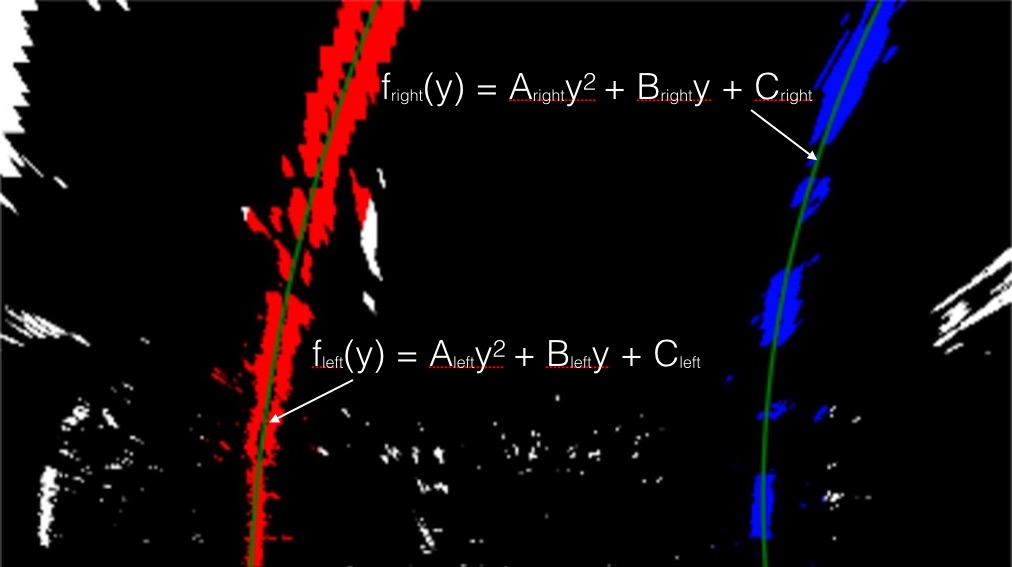
#> input picture examples/color_fit_lines.jpg, 1012 x 567 px, given in place of project_video.mp4, which was not available
$ jupyter execute '(experimental) Step7 movie .ipynb'   (shell and % lines are left out)   (older library calls are emulated)
#> lines starting #> are read from the running program, lines starting #| are printed output that depends on the picture; after the words box and inside, x2 and y2 are one past the last pixel; in counts of white or black regions, pixels touching at a corner belong together; pictures that were not available may be replaced by others from this repository, and a replacement may not be noted
### utils.py
import cv2
import json
import glob
import pickle
import numpy as np
import matplotlib.pyplot as plt
import matplotlib.image as mpimg
from tqdm import tqdm


# [42 lines left out: functions plot_all_images, undistort_and_save_image, not called in this run]


def sobel_filter(sobel):
    """
    apply normalization for image applying sobel filter

    args:
        sobel(ndarray): 2-dim image array
    """

    abs_sobel = np.absolute(sobel)
    normalized_sobel= np.uint8(255 * abs_sobel / np.max(abs_sobel))
    return normalized_sobel


def apply_threshholding(gray, thresh_min=0, thresh_max=255):
    """
    create binary image based on two threshhold value toward gray scale image.

    args:
        gray(ndarray): 2-dim ndarray
        thresh_min(int): threshhold value for minimum activation
        thresh_max(int): threshhold value for maximum activation
    """

    binary = np.zeros_like(gray)
    binary[(gray >= thresh_min) & (gray <= thresh_max)] = 1
    return binary


def get_hsv_color_range(hsv, lower, upper):
    """
    get selected image between lower and upper hsv color range

    args:
        hsv: 3-dim OpenCV format image of HSV
        lower: lowest value of hsv
        upper: highest value of hsv
    """

    if (type(lower) == list) or (type(upper) == list):
        lower = np.array(lower)
        upper = np.array(upper)

    frame_mask = cv2.inRange(hsv, lower, upper)
    dst = cv2.bitwise_and(hsv, hsv, mask=frame_mask)
    return dst


def gradient_magnitude(sobelx, sobely):
    """
    get the magnitude of gradients of sobel filter for both x and y direction

    args:
        sobelx(ndarray): normalized 2-dim image after applying x direction sobel filter
        sobely(ndarray): normalized 2-dim image after applying y direction sobel filter
    """

    gradmag = np.sqrt(sobelx**2 + sobely**2)
    scale_factor = np.max(gradmag) / 255
    gradmag = (gradmag / scale_factor).astype(np.uint8)
    return gradmag


def get_binary_mask_from_image(img, cfg):

    # convert BGR to Gray scale for gradient calculation
    gray = cv2.cvtColor(img, cv2.COLOR_BGR2GRAY)

    # sobel filter
    sobelx = cv2.Sobel(gray, cv2.CV_64F, 1, 0, ksize=3)
    sobely = cv2.Sobel(gray, cv2.CV_64F, 0, 1, ksize=3)
    sobel_mag = gradient_magnitude(sobelx, sobely)

    sobelx_norm = sobel_filter(sobelx)
    sobely_norm = sobel_filter(sobely)

    sx_binary = apply_threshholding(sobelx_norm, cfg['sobelx']['min'], cfg['sobelx']['max'])
    sy_binary = apply_threshholding(sobely_norm, cfg['sobely']['min'], cfg['sobely']['max'])
    smag_binary = apply_threshholding(sobel_mag, cfg['sobelmag']['min'], cfg['sobelmag']['max'])

    # COLOR(HLS) Threshholding
    img_hls = cv2.cvtColor(img, cv2.COLOR_BGR2HLS)
    hls_sch_binary = apply_threshholding(img_hls[:, :, 2], cfg['hls']['min'], cfg['hls']['max'])

    # COLOR(HSV) Threshholding
    img_hsv = cv2.cvtColor(img, cv2.COLOR_BGR2HSV)
    hsv_binary = get_hsv_color_range(img_hsv,
                                     cfg['hsv']['color_range_min'],
                                     cfg['hsv']['color_range_max'])
    hsv_range_binary = apply_threshholding(hsv_binary[:, :, 2], cfg['hsv']['min'], cfg['hsv']['max'])

    # get binary mask
    binary = np.zeros_like(hsv_range_binary)
    binary[((sx_binary == 1) & (sy_binary == 1) & (smag_binary == 1)) |
           (hls_sch_binary == 1) |
           (hsv_range_binary == 1)] = 1

    return binary


def get_leftx_rightx_base(binary):

    # get bottom_half position
    bottom_half = binary[binary.shape[0] // 2:, :]

    # get histogram along y-axis
    histogram = np.sum(bottom_half, axis=0)

    # get x-axis position of both lane line
    midpoint = int(binary.shape[1] // 2)
    leftx_base = np.argmax(histogram[:midpoint])
    rightx_base = np.argmax(histogram[midpoint:]) + midpoint

    return leftx_base, rightx_base


def get_left_right_lane_xy(binary, leftx_base, rightx_base):

    height, width = binary.shape

    nwindows = 9
    margin = 100
    minpix = 50
    window_height = np.int(binary.shape[0] // nwindows)

    leftx_current = leftx_base
    rightx_current = rightx_base

    nonzero = binary.nonzero()
    nonzeroy = nonzero[0]
    nonzerox = nonzero[1]

    left_lane_inds = []
    right_lane_inds = []

    for window in range(nwindows):

        win_y_low  = height - (window + 1) * window_height
        win_y_high = height - window       * window_height

        win_xleft_low   = leftx_current  - margin
        win_xleft_high  = leftx_current  + margin
        win_xright_low  = rightx_current - margin
        win_xright_high = rightx_current + margin

        # get y-axis index of lane line pixel
        good_left_inds = ((nonzeroy >= win_y_low) &
                          (nonzeroy <= win_y_high) &
                          (nonzerox >= win_xleft_low) &
                          (nonzerox <= win_xleft_high)).nonzero()[0]
        good_right_inds = ((nonzeroy >= win_y_low) &
                           (nonzeroy <= win_y_high) &
                           (nonzerox >= win_xright_low) &
                           (nonzerox <= win_xright_high)).nonzero()[0]

        if len(good_left_inds) > minpix:
            leftx_current = np.int(np.mean(nonzerox[good_left_inds]))
        if len(good_right_inds) > minpix:
            rightx_current = np.int(np.mean(nonzerox[good_right_inds]))

        left_lane_inds.append(good_left_inds)
        right_lane_inds.append(good_right_inds)

    left_lane_inds = np.concatenate(left_lane_inds)
    right_lane_inds = np.concatenate(right_lane_inds)

    leftx = nonzerox[left_lane_inds]
    lefty = nonzeroy[left_lane_inds]
    rightx = nonzerox[right_lane_inds]
    righty = nonzeroy[right_lane_inds]

    return leftx, lefty, rightx, righty


def get_lane_line_coefficients(leftx, lefty, rightx, righty):

    left_fit = np.polyfit(lefty, leftx, 2)
    right_fit = np.polyfit(righty, rightx, 2)

    return left_fit, right_fit


def get_lane_line_position(height, left_fit, right_fit):

    ploty = np.linspace(0, height-1, height)

    left_fitx = left_fit[0]*ploty**2 + left_fit[1]*ploty + left_fit[2]
    right_fitx = right_fit[0]*ploty**2 + right_fit[1]*ploty + right_fit[2]

    return left_fitx, right_fitx, ploty


def get_lane_pts_for_fillPoly(left_fitx, right_fitx, ploty):
    left_lane_pts  = np.array([left_fitx[::-1], ploty[::-1]]).T
    right_lane_pts = np.array([right_fitx, ploty]).T

    lane_pts = np.vstack((left_lane_pts, right_lane_pts))

    return lane_pts


def get_lane_rectangle_image(binary, lane_pts):

    out_binary = np.zeros_like(binary)
    out_img = np.dstack((out_binary, out_binary, out_binary)) * 255

    cv2.fillPoly(out_img, np.int_([lane_pts]), (0, 255, 0))

    return out_img


def weighted_img(img, initial_img, α=0.8, β=1., γ=0.):

    return cv2.addWeighted(initial_img, α, img, β, γ)


def get_lane_curvature(left_fit, right_fit, ploty):

    ym_per_pix = 30/720 # meters per pixel in y dimension
    xm_per_pix = 3.7/700 # meters per pixel in x dimension

    y_eval = np.max(ploty)

    left_curverad = ((1 + (2*left_fit[0]*y_eval*ym_per_pix + left_fit[1])**2)**1.5) / np.absolute(2*left_fit[0])
    right_curverad = ((1 + (2*right_fit[0]*y_eval*ym_per_pix + right_fit[1])**2)**1.5) / np.absolute(2*right_fit[0])

    return left_curverad, right_curverad


def print_curvature_info(img, left_curvature, right_curvature):

    left_curve_text  = f'Left Curvature: {left_curvature:.2f} m'
    right_curve_text = f'Right Curvature: {right_curvature:.2f} m'

    font = cv2.FONT_HERSHEY_SIMPLEX

    out_img = img.copy()
    out_img = cv2.putText(out_img, left_curve_text, (10, 50),
                          font, 2, (0, 0, 0), 5, cv2.LINE_AA)
    out_img = cv2.putText(out_img, right_curve_text, (10, 110),
                          font, 2, (0, 0, 0), 5, cv2.LINE_AA)

    return out_img


# [41 lines left out: function create_video, not called in this run]

### (experimental) Step7 movie .ipynb
[cell 1]
import cv2
import glob
import pickle
import numpy as np
import matplotlib.pyplot as plt
from tqdm import tqdm

[cell 2]
from utils import get_binary_mask_from_image, \
                get_leftx_rightx_base,\
                get_left_right_lane_xy,\
                get_lane_line_coefficients,\
                get_lane_line_position,\
                get_lane_pts_for_fillPoly,\
                get_lane_rectangle_image,\
                weighted_img,\
                get_lane_curvature,\
                print_curvature_info

[cell 3]
test_images_path = glob.glob('./test_images/*_dst.jpg')
test_images_path

[cell 4]
with open('experimental/cfg.pickle', 'rb') as f:
#> (reads experimental/cfg.pickle from the repository)
    cfg = pickle.load(f)

with open('experimental/data.pickle', 'rb') as f:
#> (reads experimental/data.pickle from the repository)
    data = pickle.load(f)

with open('experimental/perspective_mtx.pickle', 'rb') as f:
#> (reads experimental/perspective_mtx.pickle from the repository)
    perspective_mtx = pickle.load(f)

[cell 5]
cap = cv2.VideoCapture('./project_video.mp4')

fourcc = cv2.VideoWriter_fourcc(*'XVID')
frames = int(cap.get(cv2.CAP_PROP_FRAME_COUNT))
fps = cap.get(cv2.CAP_PROP_FPS)
width = int(cap.get(cv2.CAP_PROP_FRAME_WIDTH))
height = int(cap.get(cv2.CAP_PROP_FRAME_HEIGHT))
size = (width, height)
out = cv2.VideoWriter('project_output.mp4', fourcc, fps, size)

for ith in tqdm(range(0)):

    # frame : BGR-scale image
    ret, frame = cap.read()

    if ret == True:
        frame = dst = cv2.undistort(frame, data['mtx'], data['dist'], None, data['newcameramtx'])
        frame_rgb = cv2.cvtColor(frame, cv2.COLOR_BGR2RGB)
        binary = get_binary_mask_from_image(frame, cfg)
        binary_warped = cv2.warpPerspective(binary, perspective_mtx['M'], size)
        leftx_base, rightx_base = get_leftx_rightx_base(binary_warped)
        leftx, lefty, rightx, righty = get_left_right_lane_xy(binary_warped,
                                                              leftx_base,
                                                              rightx_base)
        left_fit, right_fit = get_lane_line_coefficients(leftx, lefty, rightx, righty)
        left_fitx, right_fitx, ploty = get_lane_line_position(size[1], left_fit, right_fit)
        lane_pts = get_lane_pts_for_fillPoly(left_fitx, right_fitx, ploty)
        img_lane_warped = get_lane_rectangle_image(binary_warped, lane_pts)
        img_lane = cv2.warpPerspective(img_lane_warped, perspective_mtx['MInv'], size)

        out_img = weighted_img(img_lane, frame_rgb)
        left_curvature, right_curvature = get_lane_curvature(left_fit, right_fit, ploty)
        window_img = print_curvature_info(out_img, left_curvature, right_curvature)

        out.write(window_img)

    else:
        break

cap.release()
out.release()

[cell 6]
def create_video(in_file, out_file, data, cfg, perspective_mtx):
#> called with in_file = './project_video.mp4', out_file = './project_output.mp4'
    cap = cv2.VideoCapture(in_file)

    fourcc = cv2.VideoWriter_fourcc(*'DIVX')
    frames = int(cap.get(cv2.CAP_PROP_FRAME_COUNT))
    fps = cap.get(cv2.CAP_PROP_FPS)
    width = int(cap.get(cv2.CAP_PROP_FRAME_WIDTH))
    height = int(cap.get(cv2.CAP_PROP_FRAME_HEIGHT))
    size = (width, height)
    out = cv2.VideoWriter(out_file, fourcc, fps, size)

    for ith in tqdm(range(frames)):

        # frame : BGR-scale image
        ret, frame = cap.read()

        if ret == True:
            frame = dst = cv2.undistort(frame, data['mtx'], data['dist'], None, data['newcameramtx'])
            binary = get_binary_mask_from_image(frame, cfg)
            binary_warped = cv2.warpPerspective(binary, perspective_mtx['M'], size)
            leftx_base, rightx_base = get_leftx_rightx_base(binary_warped)
            leftx, lefty, rightx, righty = get_left_right_lane_xy(binary_warped,
                                                                  leftx_base,
                                                                  rightx_base)
            left_fit, right_fit = get_lane_line_coefficients(leftx, lefty, rightx, righty)
            left_fitx, right_fitx, ploty = get_lane_line_position(size[1], left_fit, right_fit)
            lane_pts = get_lane_pts_for_fillPoly(left_fitx, right_fitx, ploty)
            img_lane_warped = get_lane_rectangle_image(binary_warped, lane_pts)
            img_lane = cv2.warpPerspective(img_lane_warped, perspective_mtx['MInv'], size)

            out_img = weighted_img(img_lane, frame)
            left_curvature, right_curvature = get_lane_curvature(left_fit, right_fit, ploty)
            window_img = print_curvature_info(out_img, left_curvature, right_curvature)

            out.write(window_img)

        else:
            break
#> this loop made 1 pass
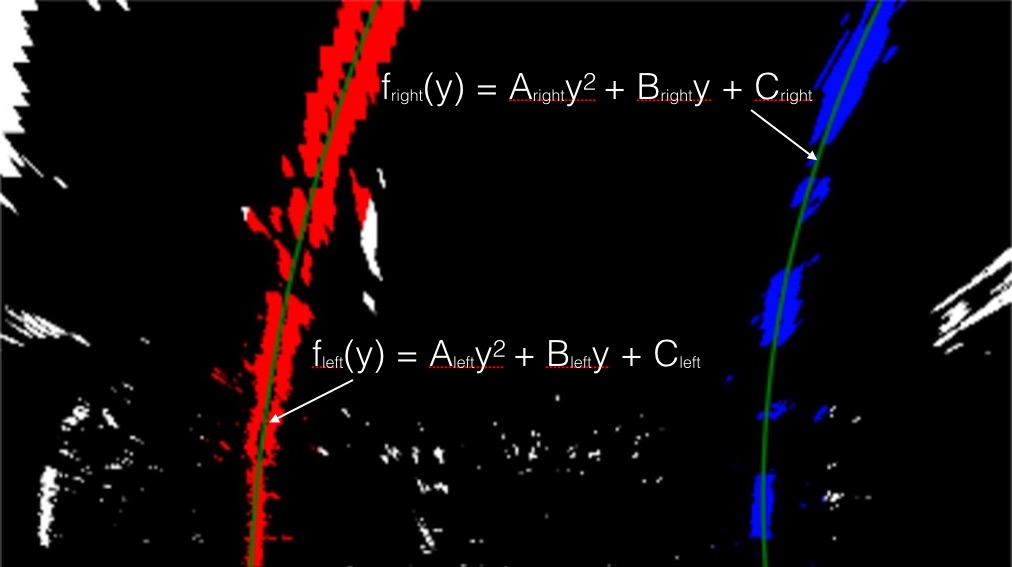
#> input picture examples/color_fit_lines.jpg, 1012 x 567 px, given in place of project_video.mp4, which was not available
#> pass 1, in get_binary_mask_from_image, `sobely = cv2.Sobel(gray, cv2.CV_64F, 0, 1, ksize=3)`:
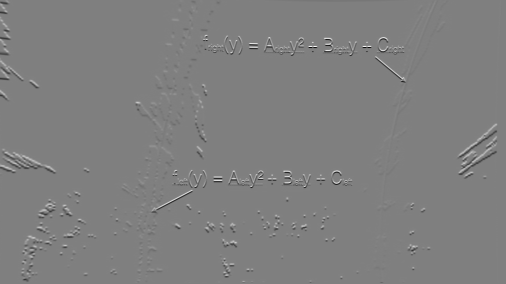
#> sobely: shape (567, 1012) float64 (shown at 1/2 size); min -1018, max 1012, mean -0.2; drawn with min black and max white
#> after the loop:
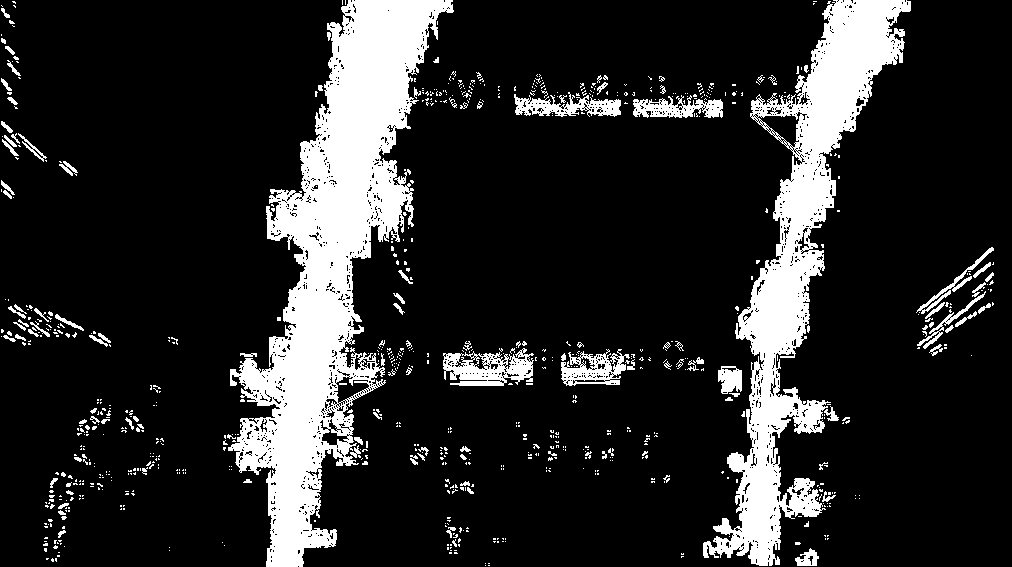
#> binary: shape (567, 1012); values 0 (black) and 1 (white), 16.1% white; 830 white regions (718 under 20 px), largest, box (x1, y1, x2, y2) and area: (228, 0, 454, 567) 46429, (703, 0, 911, 566) 30457, (443, 348, 534, 386) 2042
#> after the loop:
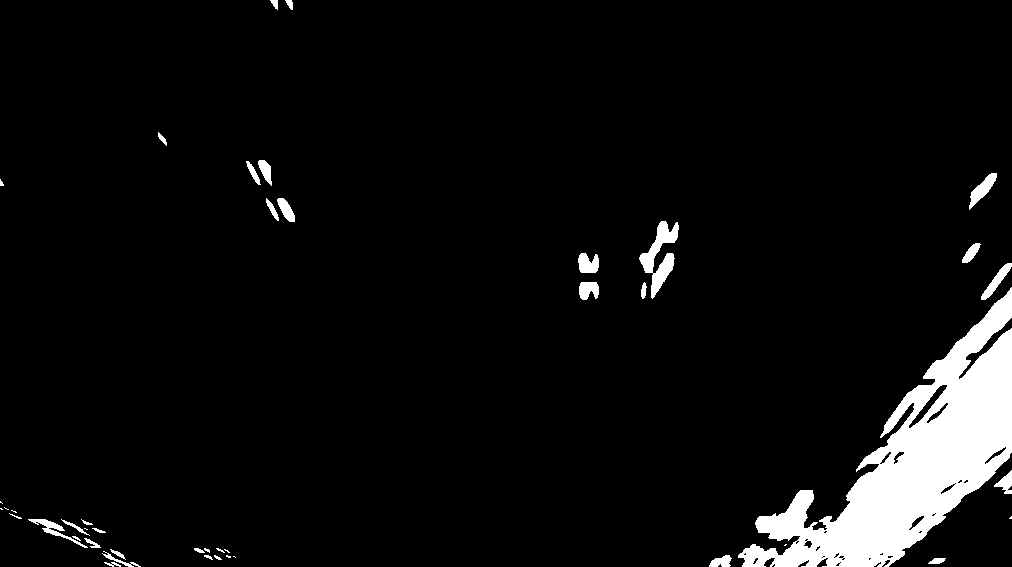
#> binary_warped: shape (567, 1012); values 0 (black) and 1 (white), 5.6% white; 44 white regions (14 under 20 px), largest, box (x1, y1, x2, y2) and area: (738, 287, 1012, 567) 27312, (639, 221, 679, 299) 1232, (969, 173, 997, 210) 394
#> after the loop:
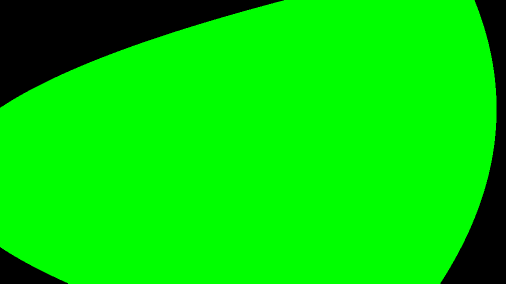
#> img_lane_warped: shape (567, 1012, 3) (shown at 1/2 size); mean B, G, R 0, 217.6, 0
#> after the loop:
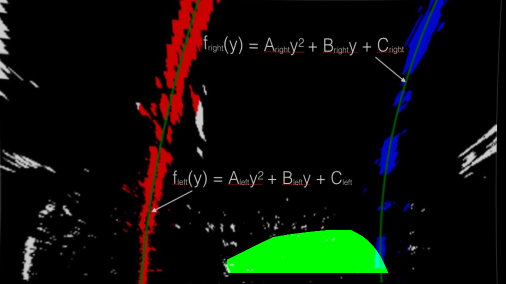
#> out_img: shape (567, 1012, 3) (shown at 1/2 size); mean B, G, R 8, 15, 11.6

    cap.release()
    out.release()

[cell 7]
create_video('./project_video.mp4', './project_output.mp4',
             data, cfg, perspective_mtx)

[cell 8]
create_video('./challenge_video.mp4', './challenge_output.avi',
             data, cfg, perspective_mtx)
#> the loop in create_video (call 2), `for ith in tqdm(range(frames)):` made 1 pass
#> pass 1, in gradient_magnitude (call 2), `gradmag = np.sqrt(sobelx**2 + sobely**2)`:
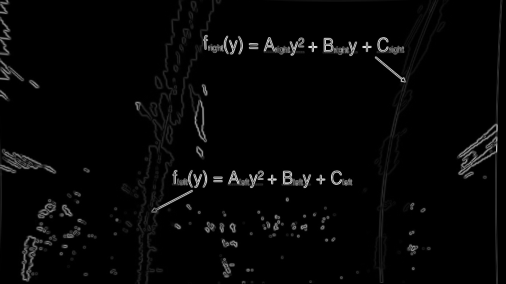
#> gradmag: shape (567, 1012) float64 (shown at 1/2 size); min 0, max 1065, mean 25.4; drawn with min black and max white
#> pass 1, in sobel_filter (call 3), `abs_sobel = np.absolute(sobel)`:
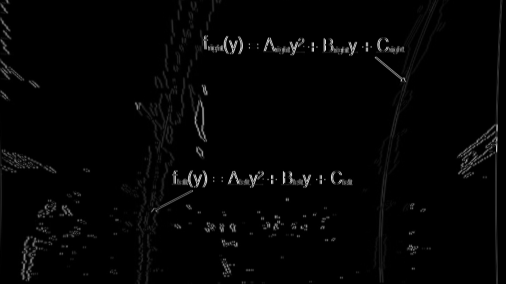
#> abs_sobel: shape (567, 1012) float64 (shown at 1/2 size); min 0, max 1020, mean 17.5; drawn with min black and max white

[cell 9]
create_video('./harder_challenge_video.mp4', './harder_challenge_output.mp4',
             data, cfg, perspective_mtx)
#> the loop in create_video (call 3), `for ith in tqdm(range(frames)):` made 1 pass
#> pass 1, in get_binary_mask_from_image (call 3), `sy_binary = apply_threshholding(sobely_norm, cfg['sobely']['min'], cfg..`:
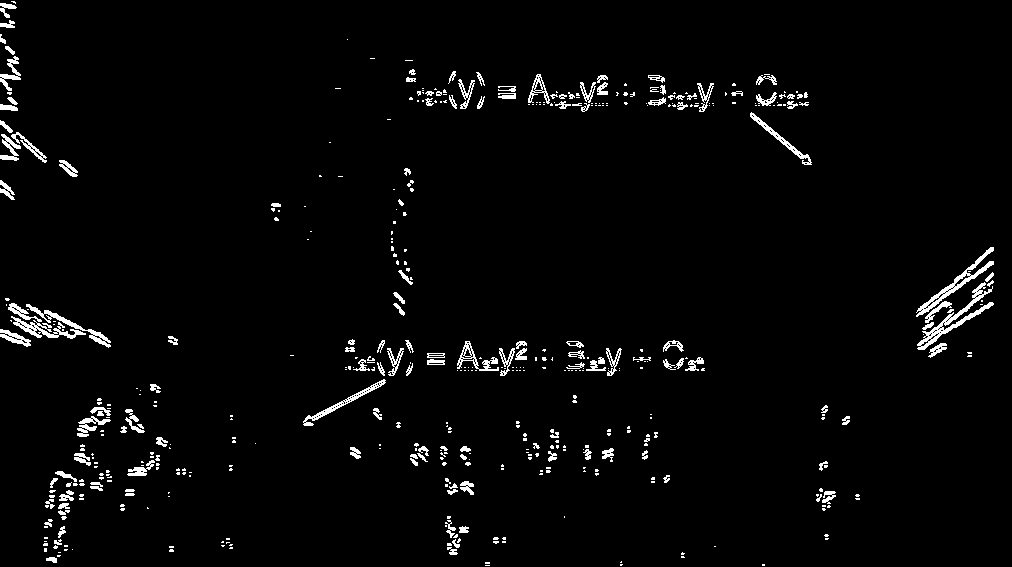
#> sy_binary: shape (567, 1012); values 0 (black) and 1 (white), 2.7% white in thin lines or dots
